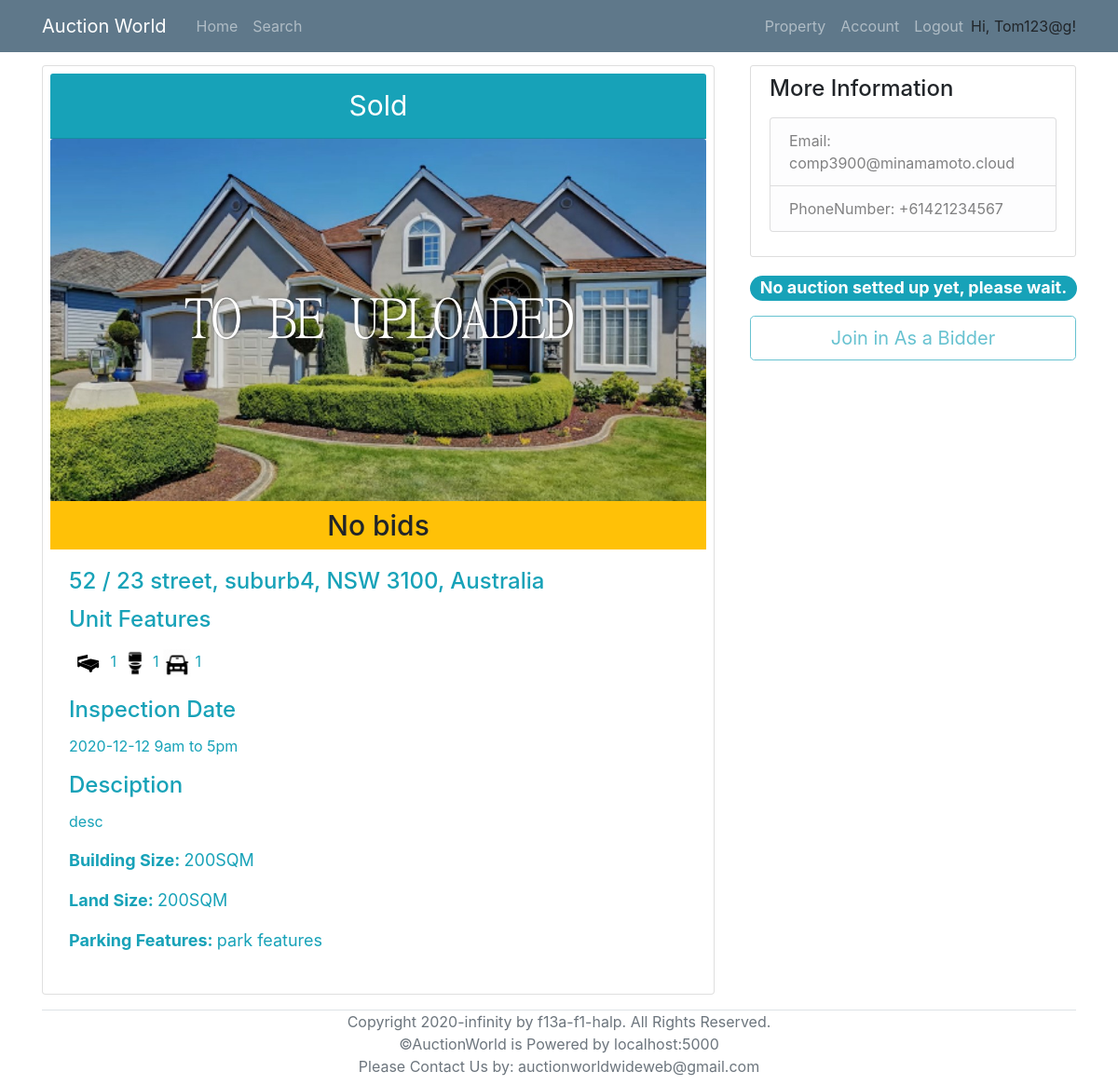
/viewProperty/4 (signed in), run on an earlier commit of the app's database.
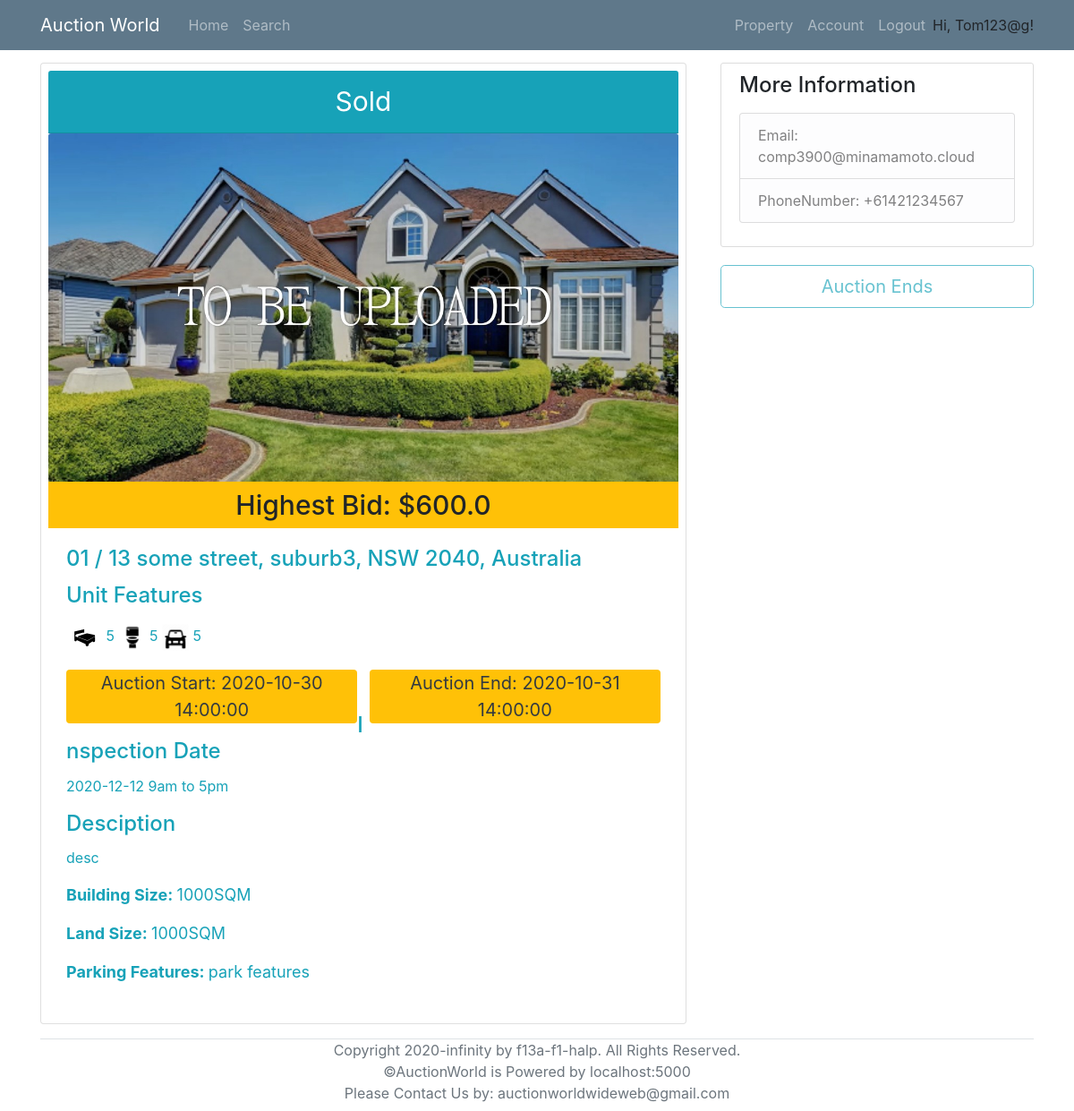
And on a later commit of the database.
### models.py (models this page shows, shortened)
class Property(db.Model):
    __tablename__ = 'Property'
    id = db.Column(db.Integer, primary_key = True)
    property_type = db.Column(db.String)
    add_unit = db.Column(db.String(100))
    add_num = db.Column(db.String(100))
    add_name = db.Column(db.String(100))
    add_suburb = db.Column(db.String(100))
    add_state = db.Column(db.String(3))
    add_pc = db.Column(db.String(4))
    num_bedrooms = db.Column(db.Integer)
    num_parking = db.Column(db.Integer)
    num_bathrooms = db.Column(db.Integer)
    parking_features = db.Column(db.String)
    building_size = db.Column(db.Integer)
    land_size = db.Column(db.Integer)
    inspection_date = db.Column(db.DateTime)
    description = db.Column(db.String(2000))
    year_built = db.Column(db.Integer)
    status = db.Column(db.String)
    seller = db.Column(db.Integer, db.ForeignKey('User.id'))
    auctionId = db.relationship('AuctionDetails', backref='Property', uselist=False)
    photo_collection = db.relationship('Photos', backref='Property', lazy='dynamic')
    registeredBidders = db.relationship('User',secondary=lambda: RegisteredAssociation.__table__, backref="RegisteredProperties")

class Bid(db.Model):
    __tablename__ = 'Bid'
    id = db.Column(db.Integer, primary_key=True)
    BidderID = db.Column(db.Integer, db.ForeignKey('User.id'), nullable=False)
    AuctionID = db.Column(db.Integer, db.ForeignKey('AuctionDetails.id'), nullable=False)
    Amount = db.Column(db.Float, nullable=False)

class AuctionDetails(db.Model):
    __tablename__ = 'AuctionDetails'
    id = db.Column(db.Integer, primary_key=True)
    AuctionStart = db.Column(db.DateTime, nullable=False)
    AuctionEnd = db.Column(db.DateTime, nullable=False)
    ReservePrice = db.Column(db.Float, nullable=False)
    MinBiddingGap = db.Column(db.Float, nullable=False)
    PropertyID = db.Column(db.String, db.ForeignKey('Property.id'), unique=True, nullable=False)
    SellerID = db.Column(db.Integer, db.ForeignKey('User.id'), nullable=False)

### routes.py (the view)
@app.route('/viewProperty/<property_id>', methods=['POST','GET'])
def viewProperty(property_id):
    property_info = Property.query.filter_by(id=property_id).first_or_404()
    seller = User.query.get(property_info.seller)
    auction = AuctionDetails.query.filter_by(PropertyID = property_id).first()
    if auction:
        highestBid = Bid.query.filter_by(AuctionID = auction.id).order_by(desc(Bid.Amount)).first()
        registered = RegisteredAssociation.query.filter_by(PropertyID = property_id, RegisteredBidderID=current_user.id).first()
        if datetime.now() >= auction.AuctionEnd:
            end=True
        else:
            end=False
        if datetime.now() < auction.AuctionStart or datetime.now()>auction.AuctionEnd:
            remainingTime = None
        else:
            remainingTime = humanfriendly.format_timespan(auction.AuctionEnd - datetime.now())
    else:
        highestBid = None
        registered = None
        remainingTime = None
        end=False
    return render_template('viewProperty.html', title='View Property', property=property_info, seller= seller, auction=auction, highestBid=highestBid, registered=registered, remainingTime=remainingTime, end=end)

### models.py (called while the page is built)
@login_manager.user_loader
def load_user(id):
    return User.query.get(id)

### templates/viewProperty.html (shortened to what the changed rows need)
{% extends "base.html" %}
{% block content %}
<div class="row">
    {% if current_user.id != seller.id %}
        <div class="col-md-8">
            <div class="card p-2 col-md-3.8 mr-2 mb-3">
    {% else %}
        <div class="col-md-10">
            <div class="card p-2 col-md-3.8 ml-3 mr-2 mb-3">
    {% endif %}
                    <div class="card-header text-center bg-info text-white" style="font-size: 30px;">
                        {% if property.status == "auction" %}
                            To Be Auctioned
                        {% elif property.status == "sold" %}
                            Sold
                        {% elif property.status == "Under Offer" %}
                            Under Offer
                        {% endif %}
                    </div>
                    {% if property.photo_collection.count() == 0 %}
						<img class="card-img-top" src="/static/propertyImage/Sample.jpg" alt="Card image cap" >
                    {% endif %}
                    <h6 class="card-subtitle pt-2 pb-2 text-center bg-warning" style="font-size: 30px;" >
                        {% if highestBid:%}
                            Highest Bid: ${{highestBid.Amount}}
                        {% else %}
                            No bids
                        {% endif%}
                    </h6>
                    <div class="card-body text-info">
                        <h4 class="card-title">
                            {% if property.add_unit %}
                                {{property.add_unit}} /
                            {% endif %}
                            {{property.add_num}} {{property.add_name}}, {{property.add_suburb}}, {{property.add_state}} {{property.add_pc}}, Australia
                        </h4>
                        <h4 class="card-title">{{property.property_type}} Features </h4>
                        <p class="card-text">
							<span><img src="/static/icons/bedicon.png" alt="Card image cap" style="width:40px; height: 40px;"> {{property.num_bedrooms}}</span>
							<span><img src="/static/icons/restroom.png" alt="Card image cap" style="width:30px; height: 30px;"> {{property.num_bathrooms}}</span>
                            <span><img src="/static/icons/car.png" alt="Card image cap" style="width:30px; height: 30px;"> {{property.num_parking}}</span> <br>
                        </p>
                        {% if auction.AuctionStart and auction.AuctionEnd %}
                            <p class="text-dark bg-warning rounded pl-2 pr-2 mb-0 text-center" style="width: 49%; float: left; font-size: 20px;"> Auction Start: {{auction.AuctionStart}} </p>
                            <p class="text-dark bg-warning rounded pl-2 pr-2 mb-0 text-center" style="width: 49%; float: right; font-size: 20px;"> Auction End: {{auction.AuctionEnd}} </p> <br><br>
                        {% endif %}
                        <h4 class="card-title">Inspection Date</h4>
                        {% if property.inspection_date %}
                            <p class="card-text">{{property.inspection_date.year}}-{{property.inspection_date.month}}-{{property.inspection_date.day}} 9am to 5pm</p>
                        {% else %}
                            <p class="card-text">The inspection date has not been setted up yet, please wait or you can contact us to make a schedule for you to visit.</p>
                        {% endif %}
                        <h4 class="card-title"> Desciption </h4>
                        <p class="card-text">{{property.description}}</p>
                        <p style="font-size: 18px;"> <strong>Building Size: </strong>{{property.building_size}}SQM</p>
                        <p style="font-size: 18px;"> <strong>Land Size: </strong>{{property.land_size}}SQM</p>
                        <p style="font-size: 18px;"> <strong>Parking Features: </strong>  {{property.parking_features}}</p>
                    </div>
                </div>
    </div>
    {% if current_user.id != seller.id %}
        <div class="col-md-4">
            <div class="content-section">
                <h4>More Information</h4>
                <p class='text-muted'>
                </p>
            </div>
            {% if auction %}
                {% if property.status=='sold' or property.status=='Under Offer' or end %}
                <a href="{{ url_for( 'viewAuction', AuctionID_= auction.id ) }}" >
                    <button class ="btn btn-outline-info btn-lg" style="width: 100%;" type="submit" disabled>Auction Ends</button>
                </a>
                {% elif registered %}
                <a href="{{ url_for( 'viewAuction', AuctionID_= auction.id ) }}" >
                    <button class ="btn btn-outline-info btn-lg" style="width: 100%;" type="submit" >Place a Bid</button>
                </a>
                {% else %}
                <a href="{{ url_for( 'viewAuction', AuctionID_= auction.id ) }}" >
                    <button class ="btn btn-outline-info btn-lg" style="width: 100%;" type="submit" > Join in As a Bidder</button>
                </a>
                {% endif %}
            {% else %}
                <p class="badge badge-pill badge-info" style="font-size: 18px;">No auction setted up yet, please wait.</p>
                <a href="{{ url_for( 'viewAuction', AuctionID_= auction.id ) }}" >
                    <button class ="btn btn-outline-info btn-lg" style="width: 100%;" type="submit" disabled> Join in As a Bidder</button>
                </a>
            {% endif %}
        </div>
    {% endif %}
</div>
{% endblock %}

What changed in the data, as far as the page shows it:
now on this page (row edited): Bid: Amount "600.0"
changed Property "NSW": add_unit "52" → "01"; add_num "23" → "13"; add_name "street" → "some street"; add_suburb "suburb4" → "suburb3"; add_pc "3100" → "2040"; num_bedrooms "1" → "5"; num_bathrooms "1" → "5"; num_parking "1" → "5"; building_size "200" → "1000"; land_size "200" → "1000"
now on this page (row edited): AuctionDetails: AuctionStart "2020-10-30 14:00:00", AuctionEnd "2020-10-31 14:00:00"
Also different on the page:
text no longer shown: "No bids No auction setted up yet, please wait. Join in As a Bidder"
text now shown: "Highest Bid: $ Auction Start: Auction End: Auction Ends"
